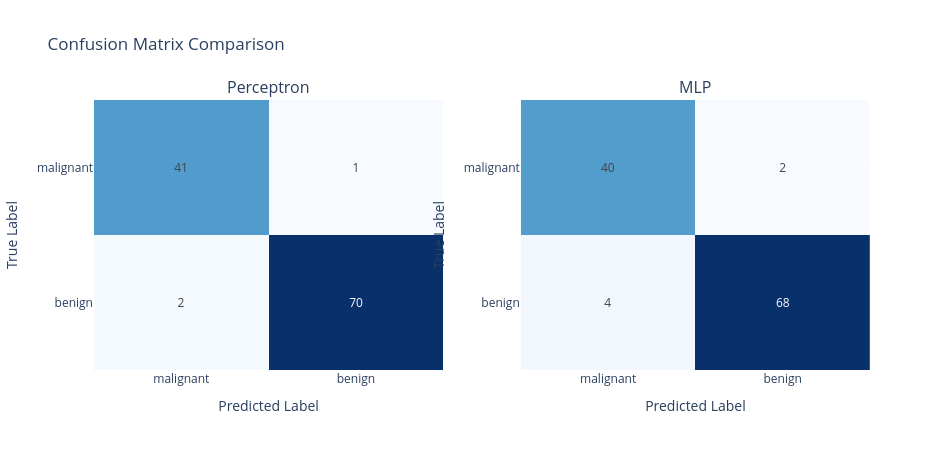

Write notebook code for a chart like this one.
### Code cell
# Interactive Confusion Matrices (hover for exact counts)

perceptron_cm = confusion_matrix(y_test, perceptron_test_pred)
mlp_cm = confusion_matrix(y_test, mlp_test_pred)
labels = list(cancer.target_names)

fig = make_subplots(rows=1, cols=2, subplot_titles=("Perceptron", "MLP"))

fig.add_trace(go.Heatmap(z=perceptron_cm, x=labels, y=labels, colorscale="Blues",
                          text=perceptron_cm, texttemplate="%{text}", showscale=False), row=1, col=1)
fig.add_trace(go.Heatmap(z=mlp_cm, x=labels, y=labels, colorscale="Blues",
                          text=mlp_cm, texttemplate="%{text}", showscale=False), row=1, col=2)

fig.update_xaxes(title_text="Predicted Label")
fig.update_yaxes(title_text="True Label", autorange="reversed")
fig.update_layout(title="Confusion Matrix Comparison", height=450, width=950,
                   template="plotly_white")

fig.show()

### Figure 1 — Plotly figure (JSON) as saved in the notebook; plotly's stock layout.template omitted (floating-point values rounded to 4 significant figures)
{"data": [{"colorscale": [[0, "rgb(247,251,255)"], [0.125, "rgb(222,235,247)"], [0.25, "rgb(198,219,239)"], [0.375, "rgb(158,202,225)"], [0.5, "rgb(107,174,214)"], [0.625, "rgb(66,146,198)"], [0.75, "rgb(33,113,181)"], [0.875, "rgb(8,81,156)"], [1, "rgb(8,48,107)"]], "showscale": false, "text": [[41, 1], [2, 70]], "texttemplate": "%{text}", "type": "heatmap", "x": ["malignant", "benign"], "xaxis": "x", "y": ["malignant", "benign"], "yaxis": "y", "z": [[41, 1], [2, 70]]}, {"colorscale": [[0, "rgb(247,251,255)"], [0.125, "rgb(222,235,247)"], [0.25, "rgb(198,219,239)"], [0.375, "rgb(158,202,225)"], [0.5, "rgb(107,174,214)"], [0.625, "rgb(66,146,198)"], [0.75, "rgb(33,113,181)"], [0.875, "rgb(8,81,156)"], [1, "rgb(8,48,107)"]], "showscale": false, "text": [[40, 2], [4, 68]], "texttemplate": "%{text}", "type": "heatmap", "x": ["malignant", "benign"], "xaxis": "x2", "y": ["malignant", "benign"], "yaxis": "y2", "z": [[40, 2], [4, 68]]}], "layout": {"annotations": [{"font": {"size": 16}, "showarrow": false, "text": "Perceptron", "x": 0.225, "xanchor": "center", "xref": "paper", "y": 1, "yanchor": "bottom", "yref": "paper"}, {"font": {"size": 16}, "showarrow": false, "text": "MLP", "x": 0.775, "xanchor": "center", "xref": "paper", "y": 1, "yanchor": "bottom", "yref": "paper"}], "height": 450, "title": {"text": "Confusion Matrix Comparison"}, "width": 950, "xaxis": {"anchor": "y", "domain": [0, 0.45], "title": {"text": "Predicted Label"}}, "xaxis2": {"anchor": "y2", "domain": [0.55, 1], "title": {"text": "Predicted Label"}}, "yaxis": {"anchor": "x", "autorange": "reversed", "domain": [0, 1], "title": {"text": "True Label"}}, "yaxis2": {"anchor": "x2", "autorange": "reversed", "domain": [0, 1], "title": {"text": "True Label"}}}}
